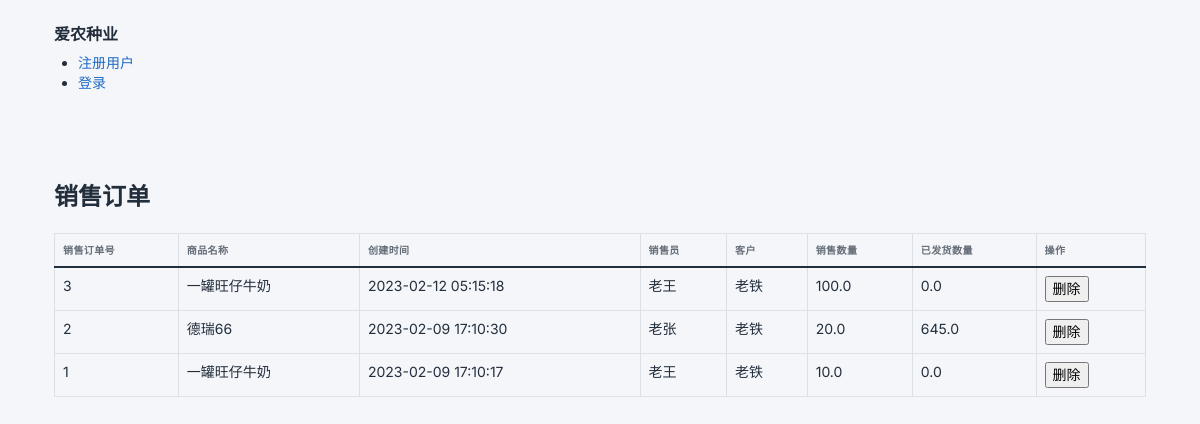
/sell_record/list, run on an earlier commit of the app's database.
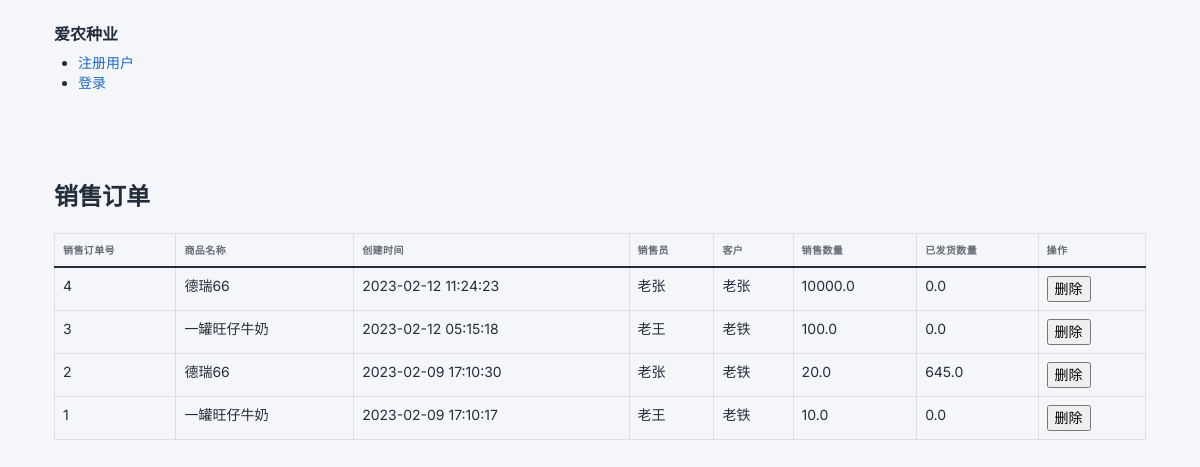
And on a later commit of the database.
### tables this page shows
CREATE TABLE sell_record(
    id INTEGER PRIMARY KEY AUTOINCREMENT,
    create_time TIMESTAMP NOT NULL DEFAULT CURRENT_TIMESTAMP,
    product_id INTEGER NOT NULL ,
    amount DOUBLE NOT NULL ,
    seller_id INTEGER NOT NULL,
    customer_id INTEGER NOT NULL,
    status TEXT NOT NULL,
    transported_amount DOUBLE default 0
);

CREATE TABLE product_def(
    id INTEGER PRIMARY KEY AUTOINCREMENT,
    name TEXT UNIQUE NOT NULL,
    unit TEXT NOT NULL,
    specification TEXT,
    price DOUBLE,
    creator TEXT NOT NULL,
    material_cost_conf TEXT
);

CREATE TABLE seller(
    id INTEGER PRIMARY KEY AUTOINCREMENT,
    name TEXT NOT NULL,
    cellphone TEXT
);

CREATE TABLE customer(
    id INTEGER PRIMARY KEY AUTOINCREMENT,
    name TEXT NOT NULL,
    cellphone TEXT,
    city TEXT,
    province TEXT,
    address TEXT
);

### transport/sell_record.py (the view)
@bp.route('/list')
def index():
    db = get_db()
    sellRecords = db.execute(
        'SELECT sr.id, sr.create_time, sr.amount,pd.name as product_name,sl.name as seller_name,cst.name as customer_name,sr.transported_amount as transported_amount'
        ' FROM sell_record sr left join product_def pd on sr.product_id=pd.id left join seller sl on sr.seller_id= sl.id left join customer cst on sr.customer_id=cst.id'
        ' ORDER BY sr.id DESC'
    ).fetchall()
    return render_template('sell_record/list.html', sellRecords=sellRecords)

### transport/auth.py (called while the page is built)
@bp.before_app_request
def load_logged_in_user():
    user_id = session.get('user_id')
    if user_id is None:
        g.user = None
    else:
        g.user = get_db().execute(
            'SELECT * FROM user WHERE id = ?', (user_id,)
        ).fetchone()

### transport/db.py (called while the page is built)
def get_db():
    if 'db' not in g:
        g.db = sqlite3.connect(
            current_app.config['DATABASE'],
            detect_types=sqlite3.PARSE_DECLTYPES
        )
        g.db.row_factory = sqlite3.Row
    return g.db

### transport/templates/sell_record/list.html (shortened to what this page needs)
{% extends 'base.html' %}
{% block header %}
  <h1>{% block title %}销售订单{% endblock %}</h1>
{% endblock %}
{% block content %}
<div class="page-body">
    <table class="table table-bordered">
      <thead>
        <tr>
          <th>销售订单号</th>
          <th>商品名称</th>
          <th>创建时间</th>
          <th>销售员</th>
          <th>客户</th>
          <th>销售数量</th>
          <th>已发货数量</th>
          <th>操作</th>
        </tr>
      </thead>
      <tbody>
      {% for sellRecord in sellRecords %}
        <tr>
          <td>{{sellRecord['id']}}</td>
          <td>{{sellRecord['product_name']}}</td>
          <td>{{sellRecord['create_time']}}</td>
          <td>{{sellRecord['seller_name']}}</td>
          <td>{{sellRecord['customer_name']}}</td>
          <td>{{sellRecord['amount']}}</td>
          {% if sellRecord['transport_amount'] == None %}
          <td>0</td>
          {% else %}
          <td>{{sellRecord['transported_amount']}}</td>
          {% endif %}
          <td><input type="button" onclick="deleteSellRecord({{sellRecord['id']}})" value="删除" id="{{sellRecord['id']}}" /></td>
        </tr>
      {% endfor %}
      </tbody>
    </table>
</div>
{% endblock %}

### transport/templates/base.html (shortened to what this page needs)
<!doctype html>
<head>
  <link href="https://cdn.staticfile.org/twitter-bootstrap/5.1.3/css/bootstrap.min.css" rel="stylesheet">
    <link rel="stylesheet" href="https://cdnjs.cloudflare.com/ajax/libs/jquery-confirm/3.3.2/jquery-confirm.min.css">
  <link rel="stylesheet" href="{{ url_for('static', filename='table.min.css') }}">
</head>
<body class="antialiased">
<div class="container mt-3">
<nav>
  <h1 class="navbar-brand navbar-brand-autodark d-none-navbar-horizontal pe-0 pe-md-3">爱农种业</h1>
  <ul>
    {% if g.user %}
      <li><span>{{ g.user['username'] }}</span>
      <li><a href="{{ url_for('auth.logout') }}">退出</a>
    {% else %}
      <li><a href="{{ url_for('auth.register') }}">注册用户</a>
      <li><a href="{{ url_for('auth.login') }}">登录</a>
    {% endif %}
  </ul>
</nav>
</div>
<div class="container mt-3">
<nav class="navbar navbar-default" role="navigation" >
</nav>
  </div>
<div class="container mt-3">
<section class="content">
  <header>
    {% block header %}{% endblock %}
  </header>
  {% block content %}{% endblock %}
</section>
</div>
</body>

What changed in the data, as far as the page shows it:
added sell_record: id "4", product_name "德瑞66", create_time "2023-02-12 11:24:23", seller_name "老张", customer_name "老张", amount "10000.0", transported_amount "0.0"
